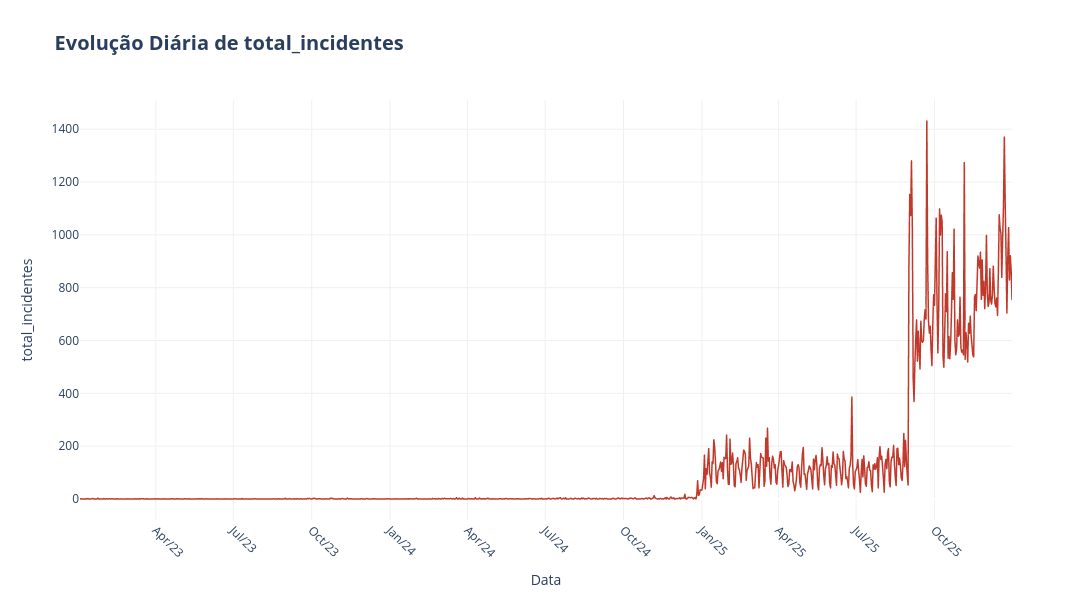
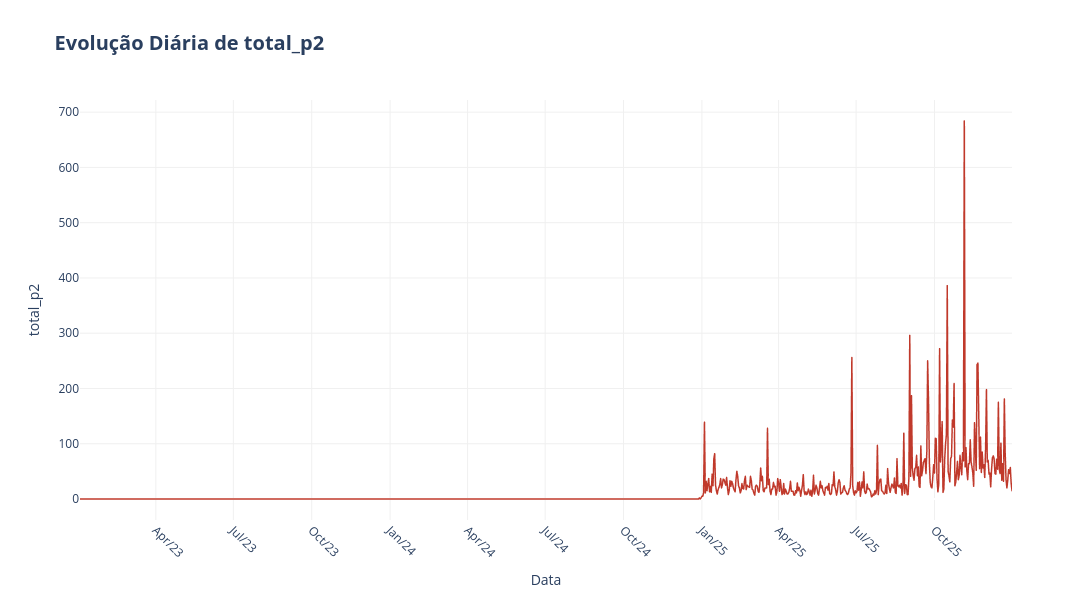
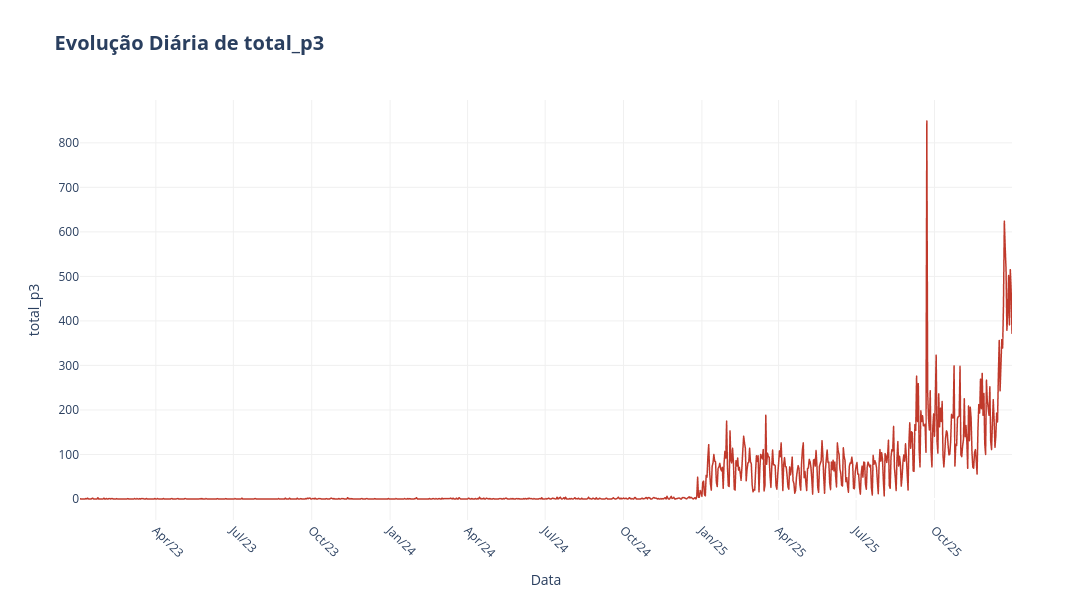
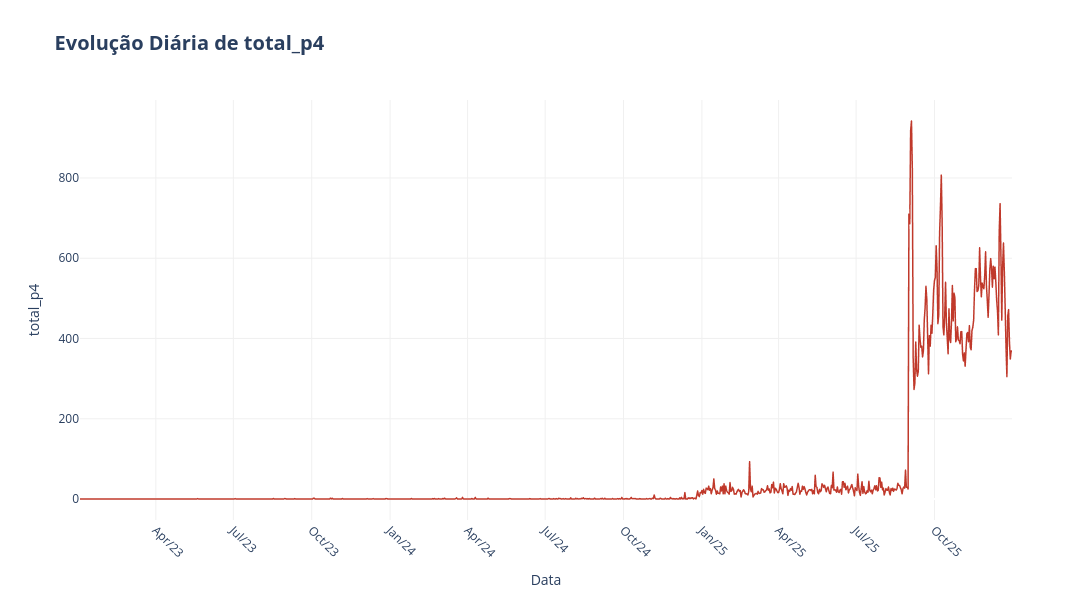

Notebook code for these charts, in order:
### Markdown cell above
##### Gráfico: Incidentes por dia

### Code cell
# Criando gráfico de incidentes por dia em ordem cronológica

for col in ["total_incidentes", "total_p2", "total_p3", "total_p4"]:
  fig = px.line(
      df_diario,
      x='data',
      y=col,
      title=f'<b>Evolução Diária de {col}</b>',
      labels={'data': 'Data', 'incidentes': 'Quantidade de Incidentes'}
  )

  fig.update_traces(
      line=dict(color='#c0392b', width=1.5),
      hovertemplate='<b>Data:</b> %{x|%d/%m/%Y}<br><b>Incidentes:</b> %{y}<extra></extra>'
  )

  fig.update_layout(
      title_font_size=20,
      hovermode='x unified',
      plot_bgcolor='white',
      xaxis=dict(
          showgrid=True,
          gridcolor='#f0f0f0',
          nticks=15,
          tickformat='%b/%y',
          tickangle=45
      ),
      yaxis=dict(
          showgrid=True,
          gridcolor='#f0f0f0'
      ),
      width=1100,
      height=600
  )
  fig.show()
  print("\n")

### Figure 1 — Plotly figure (JSON) as saved in the notebook; plotly's stock layout.template omitted (floating-point values rounded to 4 significant figures; data arrays with more than 128 entries replaced by an {"elided": "..."} marker saying what was removed)
{"data": [{"hovertemplate": "<b>Data:</b> %{x|%d/%m/%Y}<br><b>Incidentes:</b> %{y}<extra></extra>", "legendgroup": "", "line": {"color": "#c0392b", "dash": "solid", "width": 1.5}, "marker": {"symbol": "circle"}, "mode": "lines", "name": "", "showlegend": false, "type": "scattergl", "x": {"elided": "1095 str values"}, "xaxis": "x", "y": {"elided": "1095 int values"}, "yaxis": "y"}], "layout": {"height": 600, "hovermode": "x unified", "legend": {"tracegroupgap": 0}, "plot_bgcolor": "white", "title": {"font": {"size": 20}, "text": "<b>Evolução Diária de total_incidentes</b>"}, "width": 1100, "xaxis": {"anchor": "y", "domain": [0, 1], "gridcolor": "#f0f0f0", "nticks": 15, "showgrid": true, "tickangle": 45, "tickformat": "%b/%y", "title": {"text": "Data"}}, "yaxis": {"anchor": "x", "domain": [0, 1], "gridcolor": "#f0f0f0", "showgrid": true, "title": {"text": "total_incidentes"}}}}

### Figure 2 — Plotly figure (JSON) as saved in the notebook; plotly's stock layout.template omitted (floating-point values rounded to 4 significant figures; data arrays with more than 128 entries replaced by an {"elided": "..."} marker saying what was removed)
{"data": [{"hovertemplate": "<b>Data:</b> %{x|%d/%m/%Y}<br><b>Incidentes:</b> %{y}<extra></extra>", "legendgroup": "", "line": {"color": "#c0392b", "dash": "solid", "width": 1.5}, "marker": {"symbol": "circle"}, "mode": "lines", "name": "", "showlegend": false, "type": "scattergl", "x": {"elided": "1095 str values"}, "xaxis": "x", "y": {"elided": "1095 int values"}, "yaxis": "y"}], "layout": {"height": 600, "hovermode": "x unified", "legend": {"tracegroupgap": 0}, "plot_bgcolor": "white", "title": {"font": {"size": 20}, "text": "<b>Evolução Diária de total_p2</b>"}, "width": 1100, "xaxis": {"anchor": "y", "domain": [0, 1], "gridcolor": "#f0f0f0", "nticks": 15, "showgrid": true, "tickangle": 45, "tickformat": "%b/%y", "title": {"text": "Data"}}, "yaxis": {"anchor": "x", "domain": [0, 1], "gridcolor": "#f0f0f0", "showgrid": true, "title": {"text": "total_p2"}}}}

### Figure 3 — Plotly figure (JSON) as saved in the notebook; plotly's stock layout.template omitted (floating-point values rounded to 4 significant figures; data arrays with more than 128 entries replaced by an {"elided": "..."} marker saying what was removed)
{"data": [{"hovertemplate": "<b>Data:</b> %{x|%d/%m/%Y}<br><b>Incidentes:</b> %{y}<extra></extra>", "legendgroup": "", "line": {"color": "#c0392b", "dash": "solid", "width": 1.5}, "marker": {"symbol": "circle"}, "mode": "lines", "name": "", "showlegend": false, "type": "scattergl", "x": {"elided": "1095 str values"}, "xaxis": "x", "y": {"elided": "1095 int values"}, "yaxis": "y"}], "layout": {"height": 600, "hovermode": "x unified", "legend": {"tracegroupgap": 0}, "plot_bgcolor": "white", "title": {"font": {"size": 20}, "text": "<b>Evolução Diária de total_p3</b>"}, "width": 1100, "xaxis": {"anchor": "y", "domain": [0, 1], "gridcolor": "#f0f0f0", "nticks": 15, "showgrid": true, "tickangle": 45, "tickformat": "%b/%y", "title": {"text": "Data"}}, "yaxis": {"anchor": "x", "domain": [0, 1], "gridcolor": "#f0f0f0", "showgrid": true, "title": {"text": "total_p3"}}}}

### Figure 4 — Plotly figure (JSON) as saved in the notebook; plotly's stock layout.template omitted (floating-point values rounded to 4 significant figures; data arrays with more than 128 entries replaced by an {"elided": "..."} marker saying what was removed)
{"data": [{"hovertemplate": "<b>Data:</b> %{x|%d/%m/%Y}<br><b>Incidentes:</b> %{y}<extra></extra>", "legendgroup": "", "line": {"color": "#c0392b", "dash": "solid", "width": 1.5}, "marker": {"symbol": "circle"}, "mode": "lines", "name": "", "showlegend": false, "type": "scattergl", "x": {"elided": "1095 str values"}, "xaxis": "x", "y": {"elided": "1095 int values"}, "yaxis": "y"}], "layout": {"height": 600, "hovermode": "x unified", "legend": {"tracegroupgap": 0}, "plot_bgcolor": "white", "title": {"font": {"size": 20}, "text": "<b>Evolução Diária de total_p4</b>"}, "width": 1100, "xaxis": {"anchor": "y", "domain": [0, 1], "gridcolor": "#f0f0f0", "nticks": 15, "showgrid": true, "tickangle": 45, "tickformat": "%b/%y", "title": {"text": "Data"}}, "yaxis": {"anchor": "x", "domain": [0, 1], "gridcolor": "#f0f0f0", "showgrid": true, "title": {"text": "total_p4"}}}}
